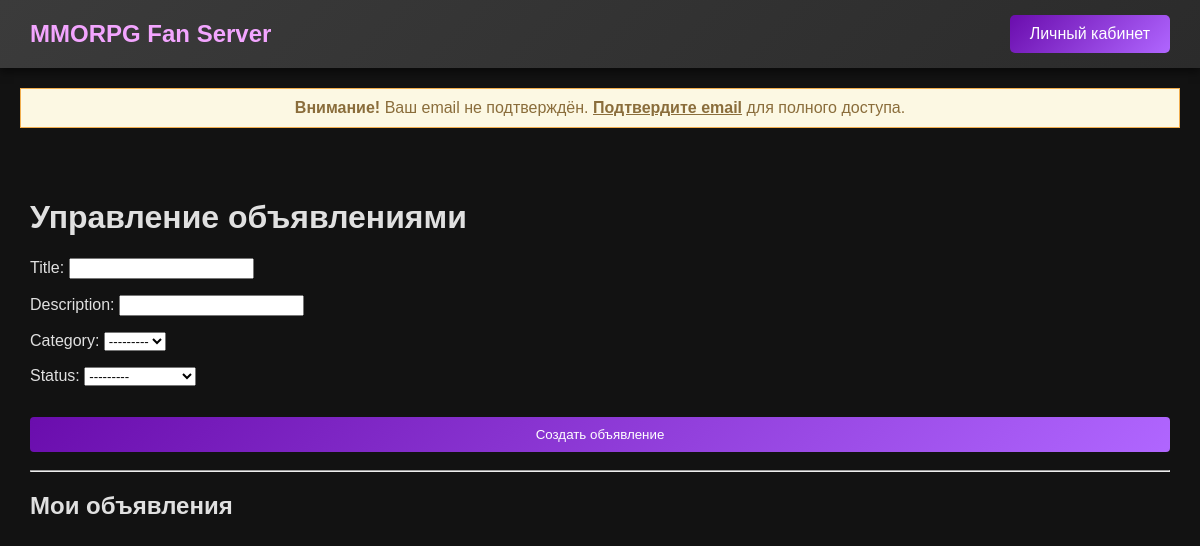
Page /create/ (signed in) on the earlier database version.
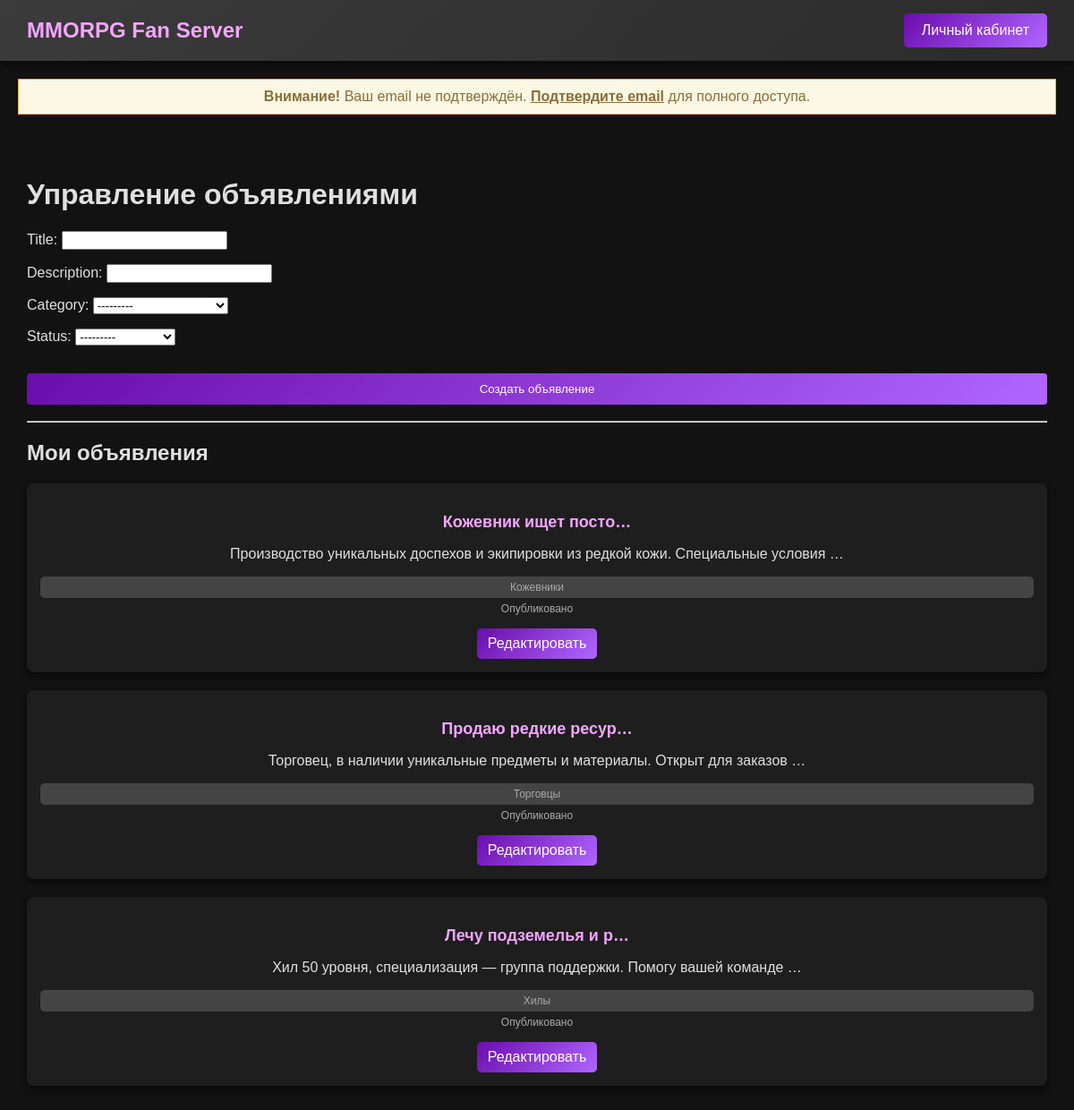
Same page on the later database version.
### ads/models.py (models this page shows, shortened)
class Ad(models.Model): # объявления
    title = models.CharField(max_length=200)
    description = CKEditor5Field('Content', config_name='default')
    category = models.ForeignKey(Category, on_delete=models.CASCADE)
    author = models.ForeignKey(CustomUser, on_delete=models.CASCADE)
    created_at = models.DateTimeField(auto_now_add=True)
    updated_at = models.DateTimeField(auto_now=True)
    status = models.CharField(max_length=50, choices=[('published', 'Опубликовано'), ('draft', 'Черновик')])
    class Meta:
        ordering = ['-created_at']
        verbose_name = 'Объявление'
        verbose_name_plural = 'Объявления'

class Category(models.Model): # категории
    name = models.CharField(max_length=50)
    def __str__(self):
        return self.name
    class Meta:
        verbose_name = 'Категория'
        verbose_name_plural = 'Категории'

### ads/views.py (the view)
# urls.py: path('create/', views.createView, name='create'),
@login_required
def createView(request):
    ad_id = request.GET.get('edit')
    ad_to_edit = None
    if ad_id:
        ad_to_edit = get_object_or_404(Ad, id=ad_id, author=request.user)
        form = AdForm(request.POST or None, request.FILES or None, instance=ad_to_edit)
        if request.method == 'POST' and form.is_valid():
            form.save()
            return redirect('index')
    else:
        form = AdForm(request.POST or None, request.FILES or None)
        if request.method == 'POST' and form.is_valid():
            ad = form.save(commit=False)
            ad.author = request.user
            ad.save()
            messages.success(request, "Вы успешно добавили новость!")
            return redirect('index')
    ads = Ad.objects.filter(author=request.user)
    context = {
        'form': form,
        'ads': ads,
        'ad_to_edit': ad_to_edit,
    }
    return render(request, 'ads/myads.html', context)

### ads/forms.py
class AdForm(forms.ModelForm): # форма для создания объявлений
    description = forms.CharField(widget=CKEditor5Widget(config_name='default'))
    class Meta:
        model = Ad
        fields = ['title', 'description', 'category', 'status']

### ads/templates/ads/myads.html (shortened to what this page needs)
{% extends 'base.html' %}
{% load static %}
{% block content %}
<div class="main-container">
    <h1>Управление объявлениями</h1>
    <form method="post" enctype="multipart/form-data">
        {{ form.as_p }}
        <button type="submit" class="btn btn-primary">
            {% if ad_to_edit %} Сохранить изменения {% else %} Создать объявление {% endif %}
        </button>
    </form>
    <hr>
    <h2>Мои объявления</h2>
    <div class="user-ads-list">
        {% for ad in ads %}
            <div class="user-ad-card">
                <h3>{{ ad.title|truncatechars:20 }}</h3>
                <p>{{ ad.description|truncatewords:10|striptags }}</p>
                <span class="category">{{ ad.category }}</span>
                <span class="status">{{ ad.get_status_display }}</span>
                <a href="?edit={{ ad.id }}" class="btn btn-secondary small-btn">Редактировать</a>
            </div>
        {% endfor %}
    </div>
</div>
{% endblock %}

Differences in the rows shown:
added Ad: title "Кожевник ищет посто…", description "Производство уникальных доспехов и экипировки из редкой кожи. Специальные условия …", category "Кожевники", status "Опубликовано"
added Ad: title "Продаю редкие ресур…", description "Торговец, в наличии уникальные предметы и материалы. Открыт для заказов …", category "Торговцы", status "Опубликовано"
added Ad: title "Лечу подземелья и р…", description "Хил 50 уровня, специализация — группа поддержки. Помогу вашей команде …", category "Хилы", status "Опубликовано"
